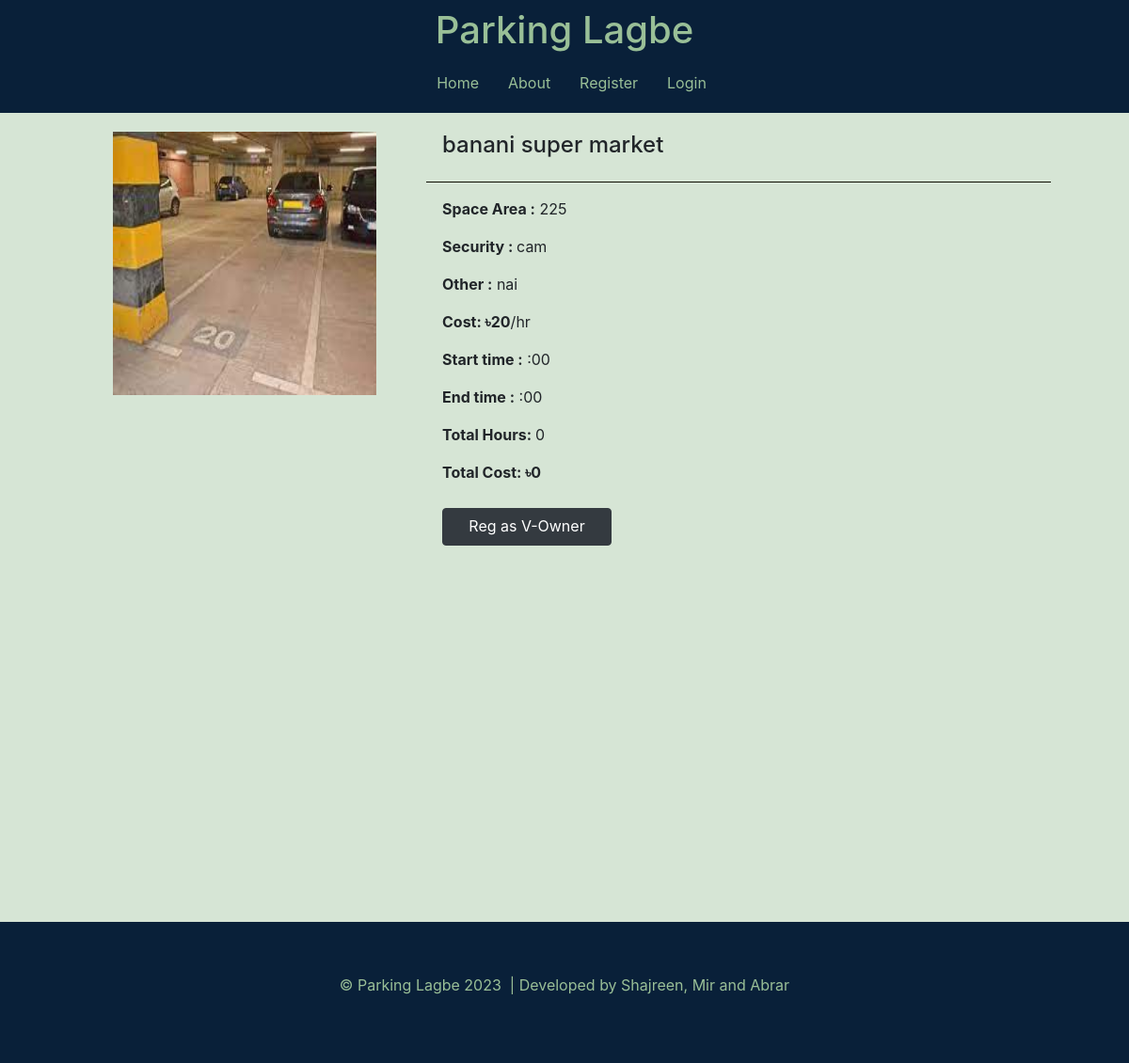
Screenshot of /PHP/details.php?pid=17 with the database file from the repository.
### tables this page shows
CREATE TABLE `parkingspotdetails` (
  `PID` int(11) NOT NULL,
  `UID` int(11) NOT NULL,
  `Plocation` varchar(30) NOT NULL,
  `Pcoordinate` point NOT NULL,
  `Pphoto` text NOT NULL,
  `Psize` varchar(20) NOT NULL,
  `Costhour` float NOT NULL,
  `Security` varchar(40) NOT NULL,
  `Others` varchar(60) NOT NULL
);

### PHP/details.php (the view, shortened to what this page needs)
<?php
require_once "connect.php";
?>
<html lang="en">
  <head>
    <link rel="stylesheet" type="text/css" href="../css/details.css" />
    <link
      rel="stylesheet"
      href="https://cdn.jsdelivr.net/npm/bootstrap@4.1.3/dist/css/bootstrap.min.css"
    />
  </head>
  <body>
  <?php
  if(isset($_SESSION["username"]))
  {
    $user= $_SESSION["username"];
    echo '<nav class="navbar navbar-expand-lg navbar-light ">';
    echo '    <a class="navbar-brand" href="home.php">';
    echo '      <h1>Parking Lagbe</h1>';
    echo '    </a>';
    echo '    <button class="navbar-toggler btn-btn-success" type="button" data-toggle="collapse"';
    echo '      data-target="#navbarSupportedContent" aria-controls="navbarSupportedContent" aria-expanded="false"';
    echo '      aria-label="Toggle navigation">';
    echo '      <span class="navbar-toggler-icon"></span>';
    echo '    </button>';
    echo '    <div class="collapse navbar-collapse" id="navbarSupportedContent">';
    echo '      <ul class="navbar-nav">';
    echo '        <li class="nav-item active">';
    echo "          <a class='nav-link' href='userprofile.php'> $user <span class='sr-only'>(current)</span></a>";
    echo '        </li>';
    echo '        <li class="nav-item active">';
    echo '          <a class="nav-link" href="home.php">Home <span class="sr-only">(current)</span></a>';
    echo '        </li>';
    echo '        <li class="nav-item">';
    echo '          <a class="nav-link" href="about.php">About</a>';
    echo '        </li>';
    echo '        <li class="nav-item">';
    echo '          <a class="nav-link" href="logout.php">Logout</a>';
    echo '        </li>';
    echo '      </ul>';
    echo '    </div>';
    echo '  </nav>';
  }
  else{
echo '<nav class="navbar navbar-expand-lg navbar-light ">';
echo '    <a class="navbar-brand" href="home.php">';
echo '      <h1>Parking Lagbe</h1>';
echo '    </a>';
echo '    <div class="collapse navbar-collapse" id="navbarSupportedContent">';
echo '      <ul class="navbar-nav">';
echo '        <li class="nav-item active">';
echo '          <a class="nav-link" href="home.php">Home <span class="sr-only">(current)</span></a>';
echo '        </li>';
echo '        <li class="nav-item">';
echo '          <a class="nav-link" href="about.php">About</a>';
echo '        </li>';
echo '        <li class="nav-item">';
echo '          <a class="nav-link" href="register.php">Register</a>';
echo '        </li>';
echo '        <li class="nav-item">';
echo '          <a class="nav-link" href="login.php">Login</a>';
echo '        </li>';
echo '      </ul>';
echo '    </div>';
echo '  </nav>';
  }
  ?>
    <?php
      $pid=$_GET['pid'];
      $start=$_GET['start'];
      $end=$_GET['end'];
      $sql="SELECT * FROM `parkingspotdetails` WHERE PID='$pid'";
      $result=mysqli_query($conn,$sql);
      $row=mysqli_fetch_assoc($result);
      $location=$row['Plocation'];
      $photo=$row['Pphoto'];
      $size=$row['Psize'];
      $cost=$row['Costhour'];
      $security=$row['Security'];
      $others=$row['Others']
    ?>
    <?php
      echo '<div class="deets">';
      echo '  <div style="width: 30%">';
      echo '    <img';
      echo "      src='$photo'";
      echo '      class="image1"';
      echo '      alt="Responsive image"';
      echo '    />';
      echo '  </div>';
      echo '  <div style="width: 70%" class="location-flex">';
      echo '    <div>';
      echo "      <h4 class='location'>$location</h4>";
      echo '    </div>';
      echo '    <hr />';
      echo '    <div class="more-deets">';
      echo '      <div>';
      echo "        <p><strong>Space Area :</strong> $size</p>";
      echo '      </div>';
      echo '      <div>';
      echo "        <p><strong>Security : </strong> $security</p>";
      echo '      </div>';
      echo '      <div>';
      echo "        <p><strong>Other :</strong> $others</p>";
      echo '      </div>';
      echo '      <div>';
      echo "        <p><strong>Cost: ৳$cost</strong>/hr</p>";
      echo '      </div>';
      echo '      <div>';
      if($start=="100000" || $start=="200000"){
      $strim=rtrim($start, '0');
      $strim=$strim.'0';
      }else{
        $strim=rtrim($start, '0');
      }
      if($end=="100000" || $end=="200000"){
        $etrim=rtrim($end, '0');
        $etrim=$etrim.'0';
        echo $etrim;
      }
      else{
        $etrim=rtrim($end, '0');
      }
      echo "        <p><strong>Start time :</strong> $strim:00</p>";
      echo '      </div>';
      echo '      <div>';
      echo "        <p><strong>End time :</strong> $etrim:00</p>";
      echo '      </div>';
      echo '      <div>';
      $totalhrs=(int)$etrim-(int)$strim;
      echo "        <p><strong>Total Hours: </strong>$totalhrs</p>";
      echo '      </div>';
      echo '      <div>';
      $totalcost=(int)$totalhrs*(int)$cost;
      echo "        <p><strong>Total Cost: ৳$totalcost</strong></p>";
      echo '      </div>';
      echo '    </div>';
      $mail=$_SESSION['email'];
      $sql="Select * from `user` where Email='$mail'";
      $result=mysqli_query($conn,$sql);
      $row=mysqli_fetch_assoc($result);
      $vowner=$row['VOwner'];
      if($vowner=="yes"){
        echo "    <div><a href='payment.php?start=$strim&end=$etrim&pid=$pid&cost=$totalcost&hour=$totalhrs'class='btn btn-primary'>Book Spot</a></div>";
      }else{
        echo "    <div><a href='userprofile.php'class='btn btn-dark'>Reg as V-Owner</a></div>";
      }
      echo '  </div>';
      echo '</div>';
      ?>
    <footer class="myfoot">
      <p>
        ©&nbsp;Parking Lagbe 2023 &nbsp;| Developed by Shajreen, Mir and Abrar
      </p>
    </footer>
  </body>
</html>

### Css/details.css (style rules this page uses)
body { background-color: rgba(153, 191, 151, 0.4) !important; }
nav { display: block; background-color: #092039 !important; }
.nav-link { color: rgba(153, 191, 151, 1) !important; }
.navbar-brand { color: rgba(153, 191, 151, 1) !important; }
.image1 { margin-left: 120px; margin-top: 20px; height: auto !important; width: auto !important; }
.myfoot { color: rgba(153, 191, 151, 1); margin-top: 130px; background-color: #092039; display: flex; justify-content: center; height: 150px; align-items: center; }
.location-flex { margin-left: 10px !important; }
.more-deets { margin-left: 0 !important; }
@media (min-width: 992px) { nav.navbar.navbar-expand-lg.navbar-light { flex-direction: column; height: 120px; } }
@media (min-width: 992px) { li { padding-left: 15px; } }
@media (min-width: 992px) { .nav-link { color: rgba(153, 191, 151, 1) !important; } }
@media (min-width: 992px) { .navbar-brand { color: rgba(153, 191, 151, 1) !important; margin: 0 !important; padding: 0 !important; } }
@media (min-width: 992px) { .myfoot { color: rgba(153, 191, 151, 1); margin-top: 400px; background-color: #092039; display: flex; justify-content: center; height: 150px; align-items: center; } }
@media (min-width: 992px) { .image1 { margin-left: 120px; margin-top: 20px; height: 280px !important; width: 280px !important; } }
@media (min-width: 992px) { .btn { margin-top: 10px; height: 40px; width: 180px !important; margin-left: 100px !important; } }
@media (min-width: 992px) { .deets { display: flex; justify-content: flex-start; } }
@media (min-width: 992px) { .location { margin-top: 20px; margin-left: 100px; align-items: flex-start !important; } }
@media (min-width: 992px) { .location-flex { display: flex; justify-content: flex-start; flex-direction: column; } }
@media (min-width: 992px) { hr { border: 5px; clear: both; width: 80%; background-color: #0e0e01; height: 2px; } }
@media (min-width: 992px) { .more-deets { margin-left: 100px !important; } }
@media (min-width: 597px) { .myfoot { color: rgba(153, 191, 151, 1); margin-top: 400px; background-color: #092039; display: flex; justify-content: center; height: 150px; align-items: center; } }

### rows the page displays
parkingspotdetails: Pphoto (picture), Plocation "banani super market", Psize "225", Security "cam", Others "nai", Costhour "20", Costhour "0"

### other values shown
$totalhrs "0"
